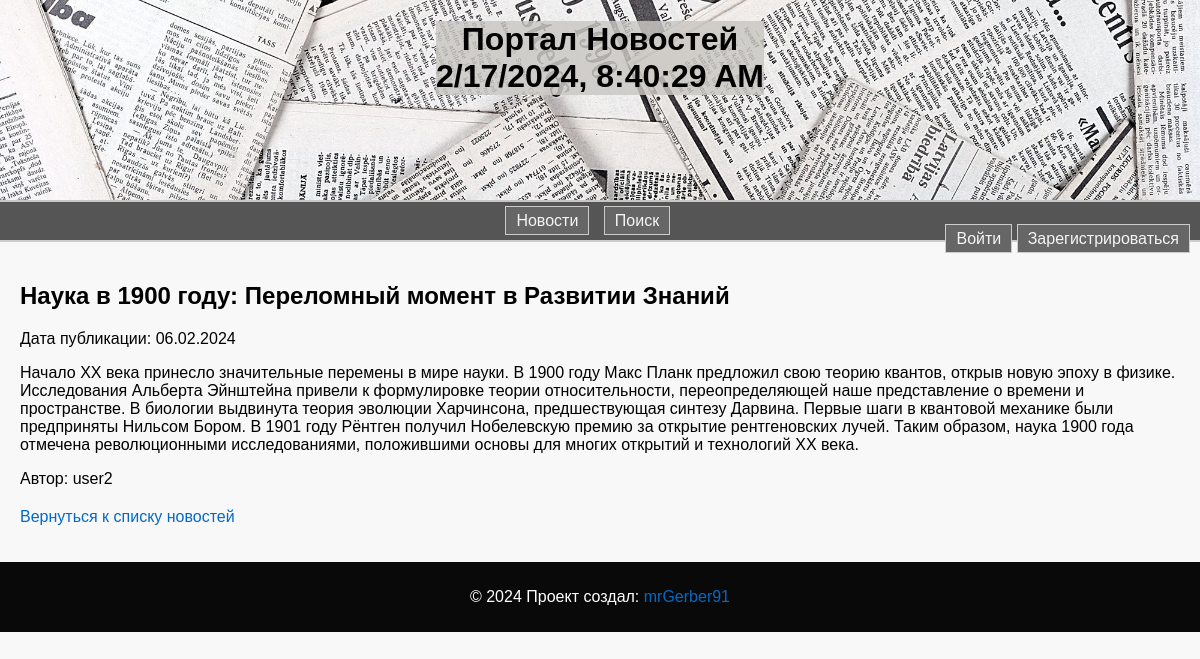
Page /news/post/12/ on the committed database.
### news/models.py (models this page shows, shortened)
class Post(models.Model):
    author = models.ForeignKey(Author, on_delete=models.CASCADE) # Ссылка на автора
    post_type_choices = [('article', 'Article'), ('news', 'News')]
    post_type = models.CharField(max_length=10, choices=post_type_choices)
    created_at = models.DateTimeField(auto_now_add=True)
    categories = models.ManyToManyField(Category, through='PostCategory') # Связь многие ко многим с категориями
    title = models.CharField(max_length=255)
    content = models.TextField()
    rating = models.IntegerField(default=0)

class Author(models.Model):
    user = models.OneToOneField(User, on_delete=models.CASCADE)# Один к одному с моделью пользователя Django
    rating = models.IntegerField(default=0)
    def __str__(self):
        return self.user.username

### news/views.py (the view)
# urls.py: path('news/post/<int:post_id>/', post_detail, name='post_detail'),
def post_detail(request, post_id):
    post = get_object_or_404(Post, pk=post_id)
    return render(request, 'news/post_detail.html', {'post': post})

### news/context_processors.py (called while the page is built)
def real_time(request):
    city = 'Europe/Moscow'
    real_time = datetime.now(pytz.timezone(city))
    return {'real_time': real_time}

### news/templatetags/my_filters.py (called while the page is built)
@register.filter(name='censor')
def censor(value):
    if not isinstance(value, str):
        raise ValueError("Censor filter can only be applied to strings.")
    censored_words = ['редиска', 'редиску', 'редиской', 'редиски']
    for word in censored_words:
        value = re.sub(re.compile(re.escape(word), re.IGNORECASE), '*' * len(word), value)
    return value

### templates/news/post_detail.html (shortened to what this page needs)
{% extends 'flatpages/default.html' %}
{% load static %}
{% load my_filters %}
{% block content %}
    <article>
        <h2>{{ post.title|censor }}</h2>
        <p>Дата публикации: {{ post.created_at|date:"d.m.Y" }}</p>
        <p>{{ post.content|censor }}</p>
        <p>Автор: {{ post.author }}</p>
    </article>
    <p>
        <a href="{% url 'news_list' %}">Вернуться к списку новостей</a>
    </p>
{% endblock %}

### static/css/style.css (style rules this page uses)
body { font-family: 'Arial', sans-serif; margin: 0; padding: 0; background-color: #f8f8f8; }
article { margin-bottom: 20px; }
h2, h3 { color: rgba(0, 0, 0, 1); }
a { color: #0369c8; text-decoration: none; }

### rows in the picture
Post: title|censor "Наука в 1900 году: Переломный момент в Развитии Знаний", created_at "06.02.2024", content|censor "Начало XX века принесло значительные перемены в мире науки. В 1900 году Макс Планк предложил свою теорию квантов, открыв новую эпоху в физике. Исследования Альберта Эйнштейна привели к формулировке теории относительности, переопределяющей наше представление о времени и пространстве. В биологии выдвинута теория эволюции Харчинсона, предшествующая синтезу Дарвина. Первые шаги в квантовой механике были предприняты Нильсом Бором. В 1901 году Рёнтген получил Нобелевскую премию за открытие рентгеновских лучей. Таким образом, наука 1900 года отмечена революционными исследованиями, положившими основы для многих открытий и технологий XX века.", author "user2"
